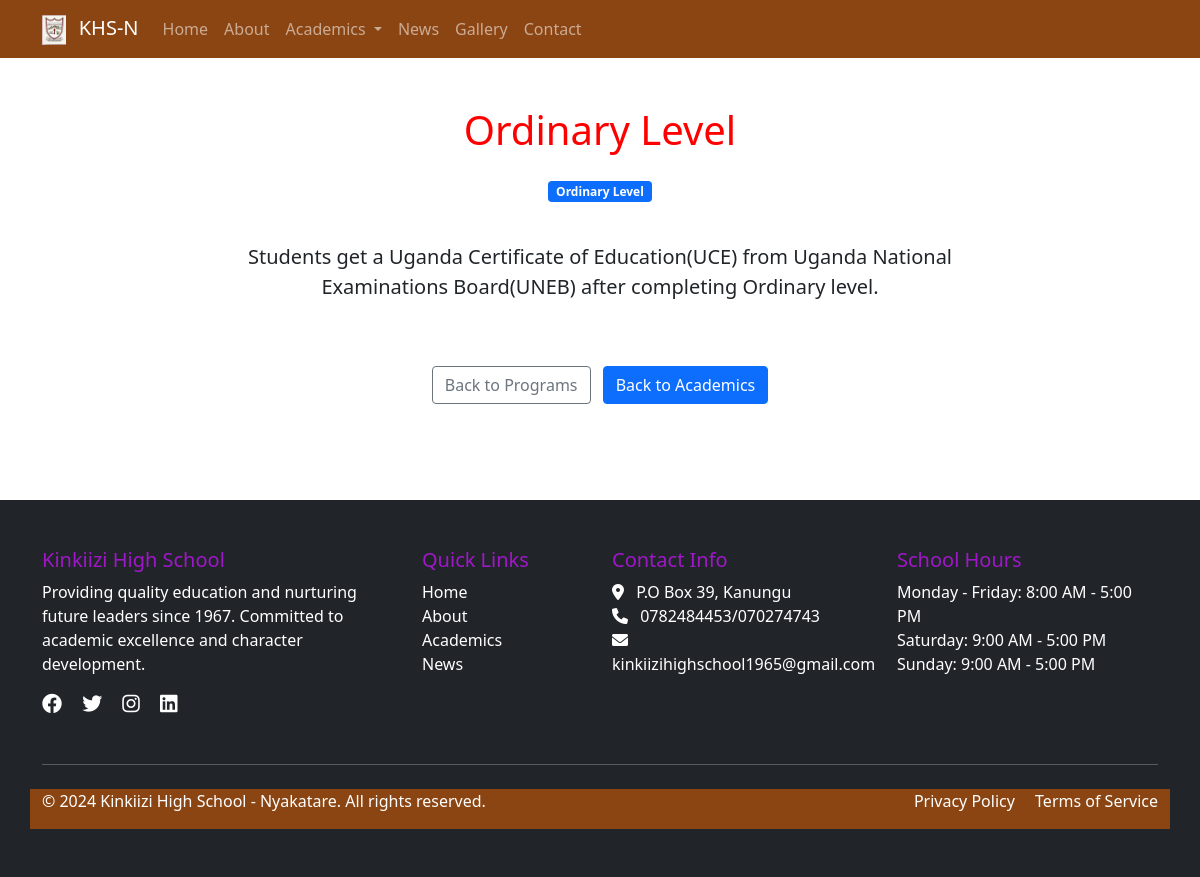
The page /academics/programs/ordinary/ on the database its author committed.
### apps/academics/models.py (models this page shows, shortened)
class Program(models.Model):
    PROGRAM_TYPES = [
        ('ordinary', 'Ordinary Level'),
        ('advanced', 'Advanced Level'),
    ]
    name = models.CharField(max_length=200)
    program_type = models.CharField(max_length=20, choices=PROGRAM_TYPES)
    description = models.TextField()
    duration = models.CharField(max_length=100)
    curriculum = models.TextField(help_text="Curriculum overview")
    requirements = models.TextField(help_text="Admission requirements", blank=True)
    image = models.ImageField(upload_to='programs/', blank=True, null=True)
    is_active = models.BooleanField(default=True)
    class Meta:
        ordering = ['program_type', 'name']

### apps/contact/models.py (models this page shows, shortened)
class SiteSettings(models.Model):
    school_description = models.TextField(
        help_text="Description displayed in the footer"
    )
    facebook_url = models.URLField(blank=True, null=True, help_text="Facebook page URL")
    twitter_url = models.URLField(blank=True, null=True, help_text="Twitter profile URL")
    instagram_url = models.URLField(blank=True, null=True, help_text="Instagram profile URL")
    linkedin_url = models.URLField(blank=True, null=True, help_text="LinkedIn page URL")
    school_hours_weekdays = models.CharField(
        max_length=100,
        default="Monday - Friday: 8:00 AM - 3:00 PM",
        help_text="Weekday hours (e.g., Monday - Friday: 8:00 AM - 3:00 PM)"
    )
    school_hours_saturday = models.CharField(
        max_length=100,
        default="Saturday: 9:00 AM - 12:00 PM",
        help_text="Saturday hours"
    )
    school_hours_sunday = models.CharField(
        max_length=100,
        default="Sunday: Closed",
        help_text="Sunday hours"
    )
    copyright_text = models.CharField(
        max_length=200,
        default="© 2024 Our School. All rights reserved.",
        help_text="Copyright text displayed in footer"
    )
    privacy_policy_url = models.URLField(blank=True, null=True, help_text="Privacy Policy page URL")
    terms_of_service_url = models.URLField(blank=True, null=True, help_text="Terms of Service page URL")
    updated_at = models.DateTimeField(auto_now=True)
    class Meta:
        verbose_name_plural = "Site Settings"

class ContactInfo(models.Model):
    school_name = models.CharField(max_length=200)
    address = models.TextField()
    phone = models.CharField(max_length=20)
    email = models.EmailField()
    map_embed_code = models.TextField(help_text="Embed code for Google Maps")
    updated_at = models.DateTimeField(auto_now=True)
    class Meta:
        verbose_name_plural = "Contact Information"

### apps/academics/views.py (the view)
# urls.py: path('programs/<str:program_type>/', ProgramDetailView.as_view(), name='program_detail'),
class ProgramDetailView(TemplateView):
    template_name = 'academics/program_detail.html'
    def get_context_data(self, **kwargs):
        context = super().get_context_data(**kwargs)
        program_type = self.kwargs.get('program_type')
        program = get_object_or_404(Program, program_type=program_type, is_active=True)
        context['program'] = program
        return context

### apps/contact/context_processors.py (called while the page is built)
def site_context(request):
    return {
        'contact_info': ContactInfo.objects.first(),
        'site_settings': SiteSettings.objects.first(),
    }

### templates/academics/program_detail.html (shortened to what this page needs)
{% extends "base.html" %}
{% block content %}
<div class="container py-5">
    <h1 class="text-center mb-4">{{ program.name }}</h1>
    <div class="row justify-content-center mb-4">
        <div class="col-md-8 text-center">
            <span class="badge bg-primary mb-3">
                {{ program.get_program_type_display }}
            </span>
        </div>
    </div>
    <div class="row justify-content-center">
        <div class="col-md-8">
            {% if program.description %}
                <p class="lead text-center">{{ program.description }}</p>
            {% else %}
                <p class="lead text-center text-muted">
                    Program description will be available soon.
                </p>
            {% endif %}
        </div>
    </div>
    <div class="text-center mt-5">
        <a href="{% url 'programs' %}" class="btn btn-outline-secondary me-2">Back to Programs</a>
        <a href="{% url 'academics' %}" class="btn btn-primary">Back to Academics</a>
    </div>
</div>
{% endblock %}

### templates/partials/_footer.html (shortened to what this page needs)
<footer class="bg-dark text-white py-5 mt-5">
    <div class="container">
        <div class="row">
            <div class="col-lg-4 mb-4">
                <h5>Kinkiizi High School</h5>
                {% if site_settings and site_settings.school_description %}
                    <p>{{ site_settings.school_description }}</p>
                {% else %}
                    <p>Providing quality education and nurturing future leaders since 1990. Committed to academic excellence and character development.</p>
                {% endif %}
                <div class="social-links">
                    {% if site_settings %}
                        {% if site_settings.facebook_url %}
                            <a href="{{ site_settings.facebook_url }}" class="text-white me-3" target="_blank" rel="noopener noreferrer"><i class="fab fa-facebook fa-lg"></i></a>
                        {% endif %}
                        {% if site_settings.twitter_url %}
                            <a href="{{ site_settings.twitter_url }}" class="text-white me-3" target="_blank" rel="noopener noreferrer"><i class="fab fa-twitter fa-lg"></i></a>
                        {% endif %}
                        {% if site_settings.instagram_url %}
                            <a href="{{ site_settings.instagram_url }}" class="text-white me-3" target="_blank" rel="noopener noreferrer"><i class="fab fa-instagram fa-lg"></i></a>
                        {% endif %}
                        {% if site_settings.linkedin_url %}
                            <a href="{{ site_settings.linkedin_url }}" class="text-white" target="_blank" rel="noopener noreferrer"><i class="fab fa-linkedin fa-lg"></i></a>
                        {% endif %}
                    {% endif %}
                </div>
            </div>
            <div class="col-lg-2 mb-4">
                <h5>Quick Links</h5>
                <ul class="list-unstyled">
                    <li><a href="{% url 'home' %}" class="text-white text-decoration-none">Home</a></li>
                    <li><a href="{% url 'about' %}" class="text-white text-decoration-none">About</a></li>
                    <li><a href="{% url 'academics' %}" class="text-white text-decoration-none">Academics</a></li>
                    <li><a href="{% url 'news_list' %}" class="text-white text-decoration-none">News</a></li>
                </ul>
            </div>
            <div class="col-lg-3 mb-4">
                <h5>Contact Info</h5>
                <ul class="list-unstyled">
                    {% if contact_info %}
                        <li><i class="fas fa-map-marker-alt me-2"></i> {{ contact_info.address|linebreaksbr }}</li>
                        <li><i class="fas fa-phone me-2"></i> {{ contact_info.phone }}</li>
                        <li><i class="fas fa-envelope me-2"></i> {{ contact_info.email }}</li>
                    {% else %}
                        <li><i class="fas fa-map-marker-alt me-2"></i> 123 School Street, City</li>
                        <li><i class="fas fa-phone me-2"></i> (123) 456-7890</li>
                        <li><i class="fas fa-envelope me-2"></i> info@ourschool.edu</li>
                    {% endif %}
                </ul>
            </div>
            <div class="col-lg-3 mb-4">
                <h5>School Hours</h5>
                <ul class="list-unstyled">
                    {% if site_settings %}
                        <li>{{ site_settings.school_hours_weekdays }}</li>
                        <li>{{ site_settings.school_hours_saturday }}</li>
                        <li>{{ site_settings.school_hours_sunday }}</li>
                    {% else %}
                        <li>Monday - Friday: 8:00 AM - 3:00 PM</li>
                        <li>Saturday: 9:00 AM - 12:00 PM</li>
                        <li>Sunday: Closed</li>
                    {% endif %}
                </ul>
            </div>
        </div>
        <hr class="my-4">
        <div class="row">
            <div class="col-md-6" style="background-color: #8B4513;">
                <p>{% if site_settings %}{{ site_settings.copyright_text }}{% else %}&copy; 2024 Our School. All rights reserved.{% endif %}</p>
            </div>
            <div class="col-md-6 text-md-end" style="background-color: #8B4513;" >
                {% if site_settings %}
                    {% if site_settings.privacy_policy_url %}
                        <a href="{{ site_settings.privacy_policy_url }}" class="text-white text-decoration-none me-3">Privacy Policy</a>
                    {% endif %}
                    {% if site_settings.terms_of_service_url %}
                        <a href="{{ site_settings.terms_of_service_url }}" class="text-white text-decoration-none">Terms of Service</a>
                    {% endif %}
                {% else %}
                    <a href="#" class="text-white text-decoration-none me-3">Privacy Policy</a>
                    <a href="#" class="text-white text-decoration-none">Terms of Service</a>
                {% endif %}
            </div>
        </div>
    </div>
</footer>

### templates/academics/program_detail.html (style rules this page uses)
h1 { color: red; }

### templates/partials/_footer.html (style rules this page uses)
h5 { color: rgb(160, 23, 202); }

### rows shown on the page
Program: name "Ordinary Level", program_type "Ordinary Level", description "Students get a Uganda Certificate of Education(UCE) from Uganda National Examinations Board(UNEB) after completing Ordinary level."
SiteSettings: school_description "Providing quality education and nurturing future leaders since 1967. Committed to academic excellence and character development.", school_hours_weekdays "Monday - Friday: 8:00 AM - 5:00 PM", school_hours_saturday "Saturday: 9:00 AM - 5:00 PM", school_hours_sunday "Sunday: 9:00 AM - 5:00 PM", copyright_text "© 2024 Kinkiizi High School - Nyakatare. All rights reserved."
ContactInfo: address "P.O Box 39, Kanungu", phone "0782484453/070274743", email "kinkiizihighschool1965@gmail.com"
